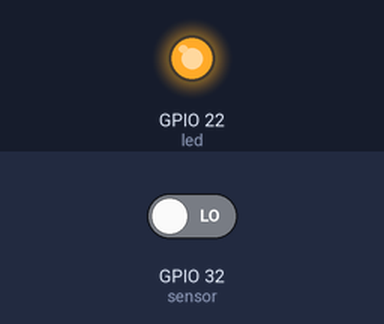
This sketch was run on a simulated ESP32. On the bench: output pins drawn as LEDs (lit = HIGH). The test bench sets the inputs (shaded band); at power-on: GPIO 32 (sensor) LOW.

Above: at 1.2 s.
1.3 s: GPIO 32 (sensor) driven HIGH
At 2.0 s:
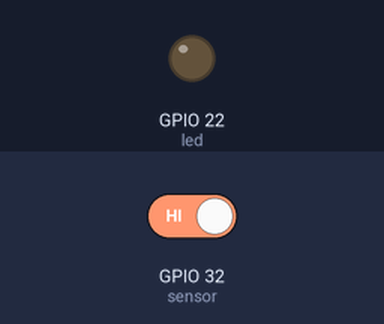
2.8 s: GPIO 32 (sensor) driven LOW
At 3.1 s:
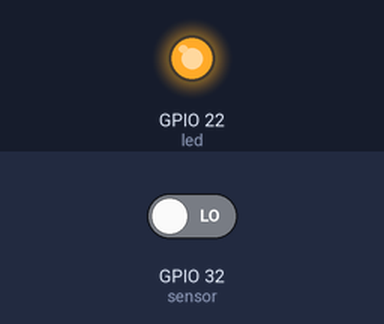
Timing chart, 0 to 5.8 s (numbered marks = the images above; inputs shaded):
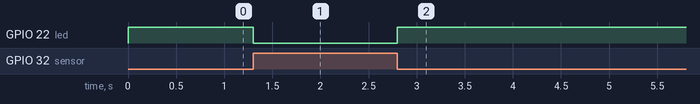

Measured:
- after the input at 1.3 s, GPIO 22 (led): HIGH → LOW at once
- after the input at 2.8 s, GPIO 22 (led): LOW → HIGH at once

The sketch:

sensorPrueba.ino
```cpp
const int led = 22;
const int sensor = 32;
void setup() {
  // put your setup code here, to run once:
  pinMode(led,OUTPUT);
  pinMode(sensor,INPUT);
}

void loop() {
  // put your main code here, to run repeatedly:
 if (digitalRead(sensor)){
      digitalWrite(led,LOW);
  }else{
      digitalWrite(led,HIGH);
    }


}
```
